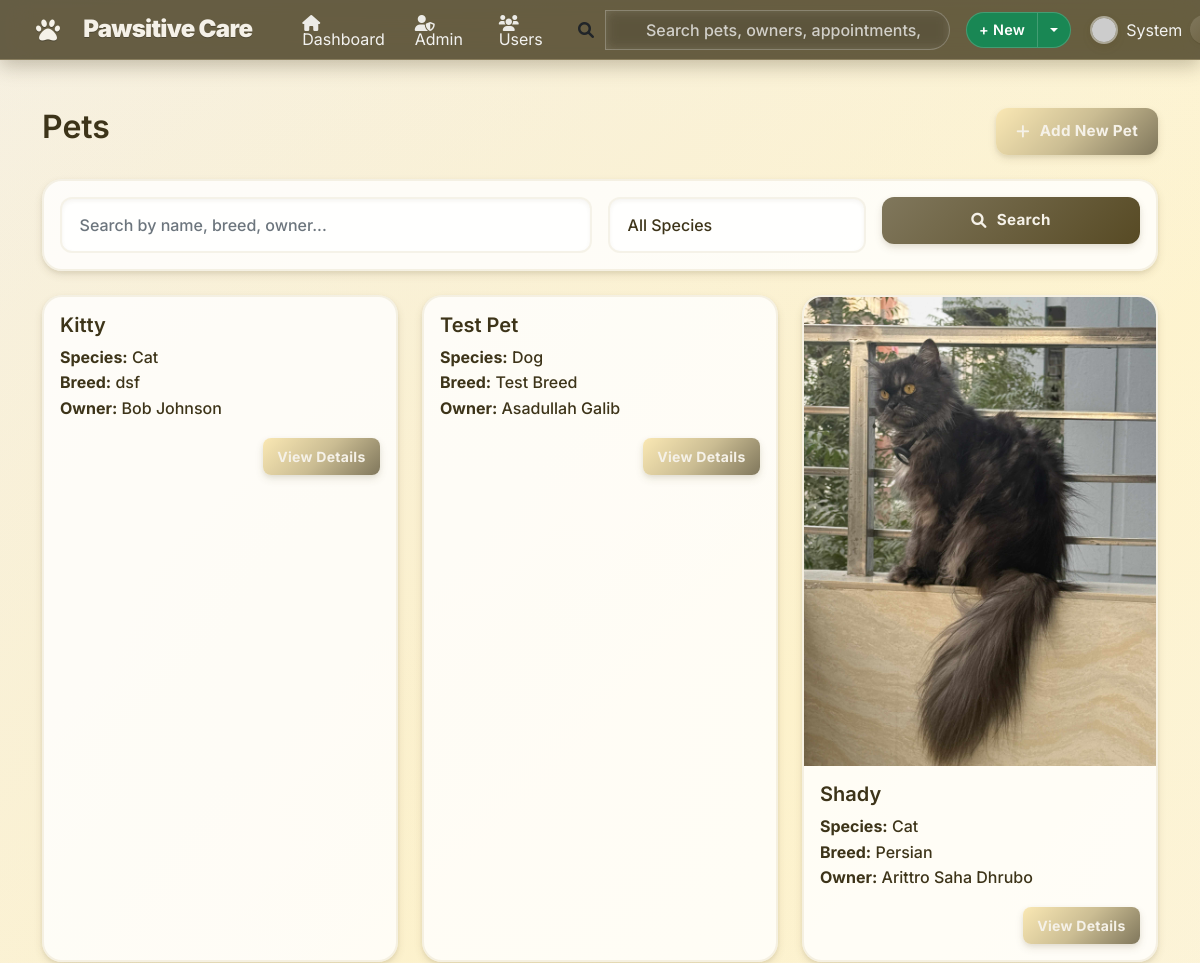
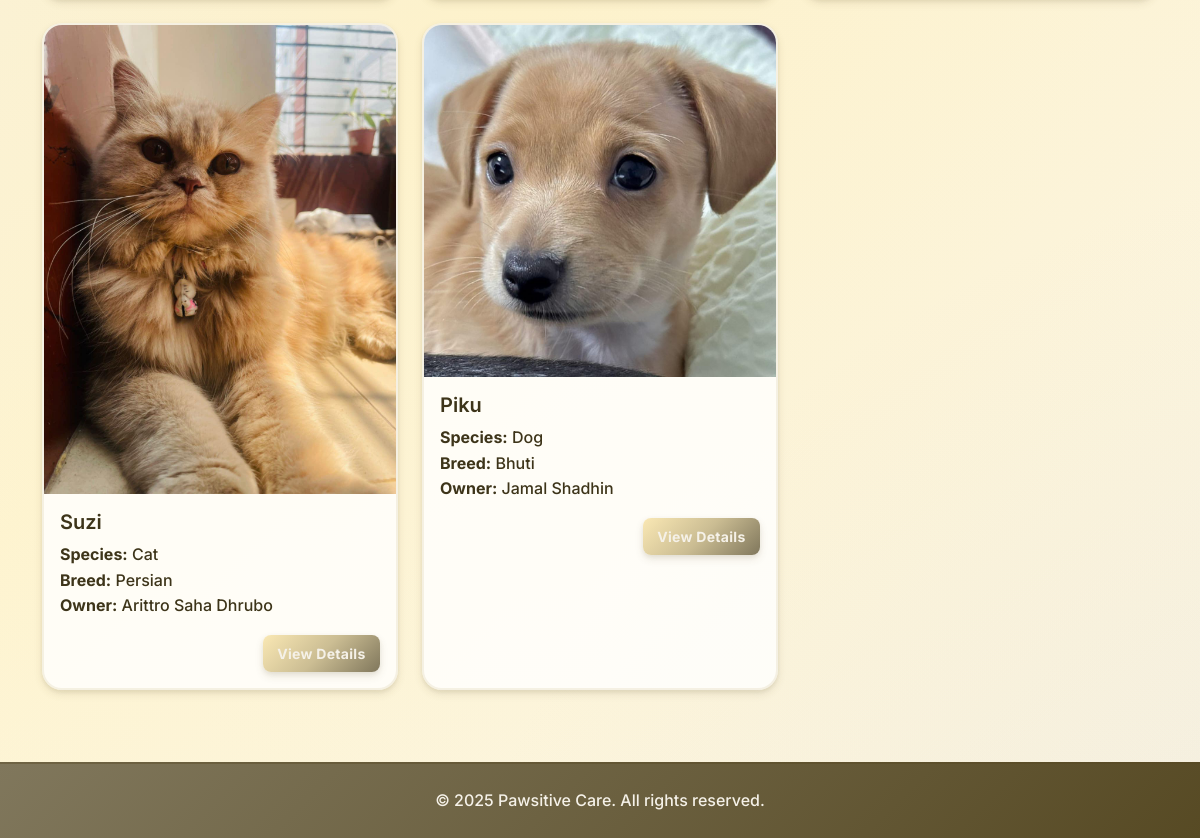
The page /pets/ (signed in) on the database its author committed (2 pictures, top to bottom).
### accounts/models.py (models this page shows, shortened)
class CustomUser(AbstractUser):
    ROLE_CHOICES = [
        ('admin', 'Admin'),
        ('vet', 'Veterinarian'),
        ('staff', 'Staff'),
        ('client', 'Client'),
    ]
    phone = models.CharField(max_length=20, blank=False)
    address = models.TextField(blank=False)
    role = models.CharField(max_length=10, choices=ROLE_CHOICES, default='client')
    def is_admin(self):
        return self.role == 'admin'

### pets/models.py (models this page shows, shortened)
class Pet(models.Model):
    SPECIES_CHOICES = [
        ('DOG', 'Dog'),
        ('CAT', 'Cat'),
        ('BIRD', 'Bird'),
        ('RABBIT', 'Rabbit'),
        ('HAMSTER', 'Hamster'),
        ('GUINEA_PIG', 'Guinea Pig'),
        ('FISH', 'Fish'),
        ('TURTLE', 'Turtle'),
        ('SNAKE', 'Snake'),
        ('LIZARD', 'Lizard'),
        ('FERRET', 'Ferret'),
        ('HORSE', 'Horse'),
        ('CHICKEN', 'Chicken'),
        ('PARROT', 'Parrot'),
        ('OTHER', 'Other'),
    ]
    GENDER_CHOICES = [
        ('M', 'Male'),
        ('F', 'Female'),
        ('U', 'Unknown'),
    ]
    name = models.CharField(max_length=100)
    species = models.CharField(max_length=10, choices=SPECIES_CHOICES)
    breed = models.CharField(max_length=100, blank=True)
    age = models.IntegerField(help_text="Age in years", null=True, blank=True)
    gender = models.CharField(max_length=1, choices=GENDER_CHOICES, default='U')
    weight = models.DecimalField(max_digits=5, decimal_places=2, null=True, blank=True)
    color = models.CharField(max_length=50, blank=True)
    microchip_id = models.CharField(max_length=50, blank=True, unique=True)
    owner = models.ForeignKey(settings.AUTH_USER_MODEL, on_delete=models.CASCADE, related_name='pets')
    medical_conditions = models.TextField(blank=True)
    special_notes = models.TextField(blank=True)
    vaccination_status = models.CharField(
        max_length=20,
        choices=[
            ('UP_TO_DATE', 'Up to Date'),
            ('DUE_SOON', 'Due Soon'),
            ('OVERDUE', 'Overdue'),
            ('UNKNOWN', 'Unknown')
        ],
        default='UNKNOWN',
        help_text="Current status of pet's vaccinations"
    )
    created_at = models.DateTimeField(auto_now_add=True)
    updated_at = models.DateTimeField(auto_now=True)
    is_active = models.BooleanField(default=True)
    objects = PetQuerySet.as_manager()
    observers = []
    class Meta:
        ordering = ['-created_at']
        indexes = [
            models.Index(fields=['name']),
            models.Index(fields=['owner']),
            models.Index(fields=['species']),
        ]

class PetPhoto(models.Model):
    pet = models.ForeignKey(Pet, on_delete=models.CASCADE, related_name='photos')
    image = models.ImageField(upload_to='pet_photos/%Y/%m/%d/')
    caption = models.CharField(max_length=200, blank=True)
    is_primary = models.BooleanField(default=False)
    uploaded_at = models.DateTimeField(auto_now_add=True)
    class Meta:
        ordering = ['-uploaded_at']

### pets/views.py (the view, shortened to what this page needs)
# urls.py: path('', views.pet_list, name='pet_list'),
@login_required
def pet_list(request):
    if request.user.is_staff:
        pets = Pet.objects.active()
    else:
        pets = Pet.objects.active().for_user(request.user)
    search_form = PetSearchForm(request.GET)
    if search_form.is_valid():
        search_query = search_form.cleaned_data.get('search', '').strip()
        species_filter = search_form.cleaned_data.get('species', '')
        sort_by = search_form.cleaned_data.get('sort_by', '-created_at')
        if search_query:
            pets = pets.search(search_query)
        if species_filter:
            pets = pets.by_species(species_filter)
        valid_sort_fields = ['name', '-name', 'created_at', '-created_at', 'species', '-species']
        if sort_by in valid_sort_fields:
            pets = pets.order_by(sort_by)
    paginator = Paginator(pets, 12)  # Show 12 pets per page
    page = request.GET.get('page')
    pets = paginator.get_page(page)
    context = {
        'pets': pets,
        'search_form': search_form,
        'species_choices': Pet.SPECIES_CHOICES,
    }
    return render(request, 'pets/pet_list.html', context)

### pets/forms.py
class PetSearchForm(forms.Form):
    search = forms.CharField(
        required=False,
        widget=forms.TextInput(attrs={
            'class': 'form-control',
            'placeholder': 'Search by name, breed, owner...',
            'autocomplete': 'off'
        })
    )
    species = forms.ChoiceField(
        required=False,
        choices=[('', 'All Species')] + Pet.SPECIES_CHOICES,
        widget=forms.Select(attrs={
            'class': 'form-control'
        })
    )
    sort_by = forms.ChoiceField(
        required=False,
        choices=[
            ('-created_at', 'Newest First'),
            ('created_at', 'Oldest First'),
            ('name', 'Name A-Z'),
            ('-name', 'Name Z-A'),
            ('species', 'Species A-Z'),
            ('-species', 'Species Z-A'),
        ],
        initial='-created_at',
        widget=forms.Select(attrs={
            'class': 'form-control'
        })
    )

### petmedia/context_processors.py (called while the page is built)
def recent_blog_posts(request):
    try:
        recent_posts = repo_manager.posts.get_recent_posts(limit=3)
        return {'recent_blog_posts': recent_posts}
    except Exception:
        return {'recent_blog_posts': []}

def blog_stats(request):
    try:
        if request.user.is_authenticated:
            user_posts_count = repo_manager.posts.get_by_author(request.user).count()
            return {'user_blog_posts_count': user_posts_count}
        return {'user_blog_posts_count': 0}
    except Exception:
        return {'user_blog_posts_count': 0}

### petmedia/patterns/repository.py (called while the page is built)
    def get_by_author(self, author: 'User') -> QuerySet['BlogPost']:
        return self.model.objects.filter(
            author=author
        ).select_related('category', 'related_pet')

    def get_recent_posts(self, limit: int = 10) -> QuerySet['BlogPost']:
        return self.model.objects.filter(
            is_published=True
        ).order_by('-created_at')[:limit].select_related('author', 'category', 'related_pet')

    @property
    def posts(self) -> BlogPostRepository:
        if self._post_repo is None:
            self._post_repo = BlogPostRepository()
        return self._post_repo

### pets/patterns/repository.py (called while the page is built)
    def active(self):
        return self.filter(is_active=True)

### pets/templates/pets/pet_list.html (shortened to what this page needs)
{% extends 'accounts/base.html' %}
{% block content %}
<div class="container mt-4">
  <div class="row mb-4">
    <div class="col">
      <h2>Pets</h2>
    </div>
    <div class="col text-end">
      <a href="{% url 'pets:pet_create' %}" class="btn btn-primary">
        <i class="fas fa-plus"></i> Add New Pet
      </a>
    </div>
  </div>
  <div class="card mb-4">
    <div class="card-body">
      <form method="get" class="row g-3">
        <div class="col-md-6">
          {{ search_form.search }}
        </div>
        <div class="col-md-3">
          {{ search_form.species }}
        </div>
        <div class="col-md-3">
          <button type="submit" class="btn btn-secondary w-100">
            <i class="fas fa-search"></i> Search
          </button>
        </div>
      </form>
    </div>
  </div>
  <div class="row row-cols-1 row-cols-md-3 g-4">
    {% for pet in pets %}
    <div class="col">
      <div class="card h-100">
        {% if pet.photos.exists %}
        <img src="{{ pet.photos.first.image.url }}" class="card-img-top" alt="{{ pet.name }}">
        {% endif %}
        <div class="card-body">
          <h5 class="card-title">
            {{ pet.name }}
          </h5>
          <p class="card-text">
            <strong>Species:</strong>
            {{ pet.get_species_display }}<br>
            <strong>Breed:</strong>
            {{ pet.breed }}<br>
            <strong>Owner:</strong>
            {{ pet.owner.get_full_name }}
          </p>
          <div class="text-end">
            <a href="{% url 'pets:pet_detail' pet.pk %}" class="btn btn-primary btn-sm">
              View Details
            </a>
          </div>
        </div>
      </div>
    </div>
    {% empty %}
    <div class="col-12">
      <div class="alert alert-info">
        No pets found.
      </div>
    </div>
    {% endfor %}
  </div>
</div>
{% endblock %}

### accounts/templates/accounts/base.html (shortened to what this page needs)
<!DOCTYPE html>
<html lang="en">
<head>
  <link href="https://cdn.jsdelivr.net/npm/bootstrap@5.1.3/dist/css/bootstrap.min.css" rel="stylesheet">
  <link href="https://cdnjs.cloudflare.com/ajax/libs/font-awesome/6.0.0/css/all.min.css" rel="stylesheet">
  {% load static %}
  <link rel="stylesheet" href="{% static 'style.css' %}?v=4">
</head>
<body>
  <nav class="navbar navbar-expand-lg navbar-dark app-navbar">
    <div class="container nav-inner">
      <a class="navbar-brand d-flex align-items-center" href="{% url 'accounts:client_dashboard' %}">
        <i class="fas fa-paw me-2"></i><span>Pawsitive Care</span>
      </a>
      <div class="collapse navbar-collapse" id="navbarNav">
        <ul class="navbar-nav me-2">
          {% if user.is_authenticated %}
          <li class="nav-item">
            <a class="nav-link {% if request.resolver_match.url_name == 'client_dashboard' %}active{% endif %}" href="{% url 'accounts:client_dashboard' %}">
              <i class="fas fa-home me-1"></i> Dashboard
            </a>
          </li>
          {% if user.is_admin %}
          <li class="nav-item">
            <a class="nav-link {% if request.resolver_match.url_name == 'admin_dashboard' %}active{% endif %}" href="{% url 'accounts:admin_dashboard' %}">
              <i class="fas fa-user-shield me-1"></i> Admin
            </a>
          </li>
          <li class="nav-item">
            <a class="nav-link {% if request.resolver_match.url_name == 'user_management' %}active{% endif %}" href="{% url 'accounts:user_management' %}">
              <i class="fas fa-users me-1"></i> Users
            </a>
          </li>
          {% elif user.is_vet %}
          <li class="nav-item">
            <a class="nav-link {% if request.resolver_match.url_name == 'vet_dashboard' %}active{% endif %}" href="{% url 'accounts:vet_dashboard' %}">
              <i class="fas fa-stethoscope me-1"></i> Vet Panel
            </a>
          </li>
          {% elif user.is_staff_member %}
          <li class="nav-item">
            <a class="nav-link {% if request.resolver_match.url_name == 'staff_dashboard' %}active{% endif %}" href="{% url 'accounts:staff_dashboard' %}">
              <i class="fas fa-user-tie me-1"></i> Staff Panel
            </a>
          </li>
          {% endif %}
          {% endif %}
        </ul>
        <form class="d-none d-lg-flex nav-search ms-auto me-3" role="search" action="#" method="get">
          <div class="input-group">
            <span class="input-group-text bg-transparent border-0 ps-0">
              <i class="fa-solid fa-magnifying-glass"></i>
            </span>
            <input class="form-control" type="search" placeholder="Search pets, owners, appointments, invoices…" aria-label="Search">
          </div>
        </form>
        <div class="d-flex align-items-center gap-2">
          {% if user.is_authenticated %}
          <div class="btn-group">
            <button class="btn btn-success btn-sm" type="button">+ New</button>
            <button class="btn btn-success btn-sm dropdown-toggle dropdown-toggle-split" type="button" data-bs-toggle="dropdown" aria-expanded="false" aria-label="Toggle quick create"></button>
          </div>
          <div class="dropdown">
            <a class="nav-link dropdown-toggle d-flex align-items-center" href="#" id="navbarDropdown" role="button" data-bs-toggle="dropdown" aria-expanded="false">
              <img class="avatar me-2" src="https://api.dicebear.com/7.x/identicon/svg?seed={{ user.username }}" alt="Avatar">
              <span class="me-2">
                {{ user.first_name|default:user.username }}</span>
              <span class="badge badge-secondary role-badge">
                {{ user.get_role_display }}</span>
            </a>
          </div>
          {% endif %}
        </div>
      </div>
    </div>
  </nav>
  <main class="page-main my-4">
    {% block content %}{% endblock %}
  </main>
  <footer class="mt-5 py-4">
    <div class="container text-center">
      <p class="mb-0">&copy; {% now "Y" %} Pawsitive Care. All rights reserved.</p>
    </div>
  </footer>
</body>
</html>

### rows shown on the page
CustomUser: first_name "System"
Pet: name "Kitty", species "Cat", breed "dsf", owner.get_full_name "Bob Johnson"
Pet: name "Test Pet", species "Dog", breed "Test Breed", owner.get_full_name "Asadullah Galib"
Pet: photos.first.image (picture), name "Shady", species "Cat", breed "Persian", owner.get_full_name "Arittro Saha Dhrubo"
Pet: photos.first.image (picture), name "Suzi", species "Cat", breed "Persian", owner.get_full_name "Arittro Saha Dhrubo"
Pet: photos.first.image (picture), name "Piku", species "Dog", breed "Bhuti", owner.get_full_name "Jamal Shadhin"
